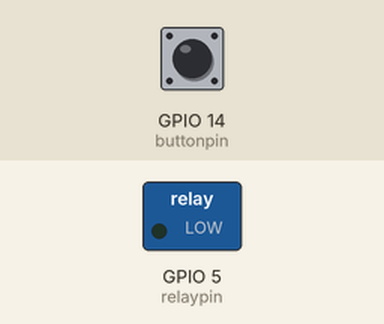
This sketch was run on a simulated ESP8266 (NodeMCU). On the bench: switched loads named in the sketch (green lamp = pin HIGH). The test bench sets the inputs (shaded band); at power-on: GPIO 14 (buttonpin) HIGH. WiFi joins after 1.5 s; servers stay silent unless stated; the Firebase database answers and starts empty; what the sketch prints to the serial monitor is not drawn.

Above: at 0.1 s.
At 2.1 s:
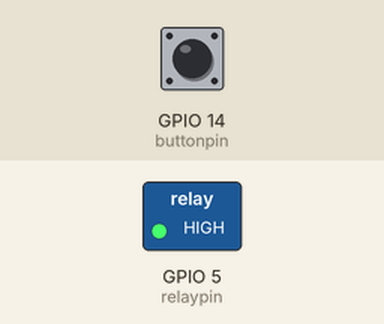
Timing chart, 0 to 3.6 s (numbered marks = the images above):
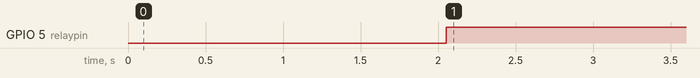

The sketch:

HomeAutomation.ino
```cpp
//بِسْمِ ٱللَّٰهِ ٱلرَّحْمَٰنِ ٱلرَّحِيمِ
#include <ESP8266WiFi.h>
#include <FirebaseArduino.h>
//#include "DHT.h"
// #include <Adafruit_Sensor.h>
//#define DHTPIN 4
//#define DHTTYPE DHT11
#define FIREBASE_HOST "temp-and-hum-e4726.firebaseio.com" //Without http:// or https:// schemes
#define FIREBASE_AUTH "PBeCbZWqq7y9PRj85RyvahzbBKeDlFupioGqvSYg"
#define WIFI_SSID "TP-LINK_9F82"
#define WIFI_PASSWORD "huawei10"
//DHT dht(DHTPIN, DHTTYPE);
float tValue;
float hValue;
float temp=1.2;
float hum=20.2;
///////////////
int buttonpin=14;
int relaypin=5;
float btnvalue;
int dt=100;
void setup() {
  Serial.begin(9600);
  WiFi.begin(WIFI_SSID, WIFI_PASSWORD);
  Serial.print("Connecting:");
 while (WiFi.status() != WL_CONNECTED) {
   Serial.print(".");
  delay(500);
 }
  Serial.println();
  Serial.print("Connected: ");
  Serial.println(WiFi.localIP());
  Firebase.begin(FIREBASE_HOST, FIREBASE_AUTH);
  String b;
  pinMode(buttonpin,INPUT);
pinMode(relaypin,OUTPUT);
 btnvalue=digitalRead(buttonpin);
 Firebase.setFloat("Button",btnvalue);

}
String devicestatus;
float mob;
void loop() {
   btnvalue=digitalRead(buttonpin);
Serial.println("btnvalue");
Serial.println(btnvalue);
delay(dt);
Firebase.setFloat("Button",btnvalue);
mob=Firebase.getFloat("Mobile");
if(btnvalue==0.00 && mob==0.00)
{
 digitalWrite(relaypin,LOW);
 devicestatus="OFF";
 Firebase.setString("DeviceStatus",devicestatus);
}
else if(btnvalue==1.00 && mob==1.00)
{
 digitalWrite(relaypin,LOW);
 devicestatus="OFF";
 Firebase.setString("DeviceStatus",devicestatus);
}
else if(btnvalue==0.00 && mob==1.00)
{
 digitalWrite(relaypin,HIGH);
 devicestatus="ON";
 Firebase.setString("DeviceStatus",devicestatus);
}
else if(btnvalue==1.00 && mob==0.00)
{
 digitalWrite(relaypin,HIGH);
 devicestatus="ON";
 Firebase.setString("DeviceStatus",devicestatus);
}
 // Firebase.setFloat("Hum",h);
  delay(15000);
}
```

Measured:
- by itself, GPIO 5 (relaypin): LOW → HIGH at 2.1 s
